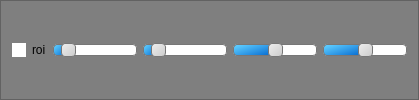
              <widget class="QFrame" name="frame_26">
               <property name="sizePolicy">
                <sizepolicy hsizetype="Preferred" vsizetype="Preferred">
                 <horstretch>0</horstretch>
                 <verstretch>0</verstretch>
                </sizepolicy>
               </property>
               <property name="styleSheet">
                <string notr="true">background-color: rgb(127, 127, 127);</string>
               </property>
               <property name="frameShape">
                <enum>QFrame::StyledPanel</enum>
               </property>
               <property name="frameShadow">
                <enum>QFrame::Sunken</enum>
               </property>
               <layout class="QHBoxLayout" name="horizontalLayout_4">
                <item>
                 <widget class="QCheckBox" name="roi_checkbox">
                  <property name="sizePolicy">
                   <sizepolicy hsizetype="Preferred" vsizetype="Preferred">
                    <horstretch>0</horstretch>
                    <verstretch>0</verstretch>
                   </sizepolicy>
                  </property>
                  <property name="minimumSize">
                   <size>
                    <width>0</width>
                    <height>0</height>
                   </size>
                  </property>
                  <property name="styleSheet">
                   <string notr="true">QCheckBox {
    background-color: transparent;
    color: black;
    border: none;
    border-radius: 50%;
 
}

QCheckBox::indicator {
    background-color: white;
    color: black;
    border-radius: 50%;
}

QCheckBox::indicator:hover {
    background-color: orange;
}

QCheckBox::indicator:checked {
    background-color: #ff0800;
}</string>
                  </property>
                  <property name="text">
                   <string>roi</string>
                  </property>
                 </widget>
                </item>
                <item>
                 <widget class="QSlider" name="width_spin_slider">
                  <property name="sizePolicy">
                   <sizepolicy hsizetype="Preferred" vsizetype="Preferred">
                    <horstretch>0</horstretch>
                    <verstretch>0</verstretch>
                   </sizepolicy>
                  </property>
                  <property name="acceptDrops">
                   <bool>false</bool>
                  </property>
                  <property name="styleSheet">
                   <string notr="true">QSlider::groove:horizontal {
    border: 1px solid #bbb;
    background: white;
    height: 10px;
    border-radius: 4px;
}

QSlider::sub-page:horizontal {
    background: qlineargradient(x1:0, y1:0, x2:0, y2:1, stop:0 #66e, stop:1 #bbf);
    background: qlineargradient(x1: 0, y1: 0.2, x2: 1, y2: 1, stop: 0 #5DCCFF, stop: 1 #0063cc);
    border: 1px solid #777;
    height: 10px;
    border-radius: 4px;
}

QSlider::add-page:horizontal {
    background: #fff;
    border: 1px solid #777;
    height: 10px;
    border-radius: 4px;
}

QSlider::handle:horizontal {
    background: qlineargradient(x1:0, y1:0, x2:1, y2:1, stop:0 #eee, stop:1 #ccc);
    border: 1px solid #777;
    width: 13px;
    margin-top: -2px;
    margin-bottom: -2px;
    border-radius: 4px;
}

QSlider::handle:horizontal:hover {
    background: qlineargradient(x1:0, y1:0, x2:1, y2:1, stop:0 #fff, stop:1 #ddd);
    border: 1px solid #444;
    border-radius: 4px;
}

QSlider::sub-page:horizontal:disabled {
    background: #bbb;
    border-color: #999;
}

QSlider::add-page:horizontal:disabled {
    background: #eee;
    border-color: #999;
}

QSlider::handle:horizontal:disabled {
    background: #eee;
    border: 1px solid #aaa;
    border-radius: 4px;
}

QSlider::groove:vertical {
    border: 1px solid #bbb;
    background: white;
    width: 10px;
    border-radius: 4px;
}

QSlider::sub-page:vertical {
    background: qlineargradient(x1:0, x2:1, y1:0, y2:1, stop:0 #66e, stop:1 #bbf);
    background: qlineargradient(x1: 0, y1: 0.2, x2: 1, y2: 1, stop: 0 #5DCCFF, stop: 1 #0063cc);
    border: 1px solid #777;
    width: 10px;
    border-radius: 4px;
}

QSlider::add-page:vertical {
    background: #fff;
    border: 1px solid #777;
    width: 10px;
    border-radius: 4px;
}

QSlider::handle:vertical {
    background: qlineargradient(x1:0, x2:1, y1:0, y2:1, stop:0 #eee, stop:1 #ccc);
    border: 1px solid #777;
    height: 13px;
    margin-left: -2px;
    margin-right: -2px;
    border-radius: 4px;
}

QSlider::handle:vertical:hover {
    background: qlineargradient(x1:0, x2:1, y1:0, y2:1, stop:0 #fff, stop:1 #ddd);
    border: 1px solid #444;
    border-radius: 4px;
}

QSlider::sub-page:vertical:disabled {
    background: #bbb;
    border-color: #999;
}

QSlider::add-page:vertical:disabled {
    background: #eee;
    border-color: #999;
}

QSlider::handle:vertical:disabled {
    background: #eee;
    border: 1px solid #aaa;
    border-radius: 4px;
}</string>
                  </property>
                  <property name="maximum">
                   <number>4000</number>
                  </property>
                  <property name="value">
                   <number>416</number>
                  </property>
                  <property name="orientation">
                   <enum>Qt::Horizontal</enum>
                  </property>
                  <property name="tickPosition">
                   <enum>QSlider::NoTicks</enum>
                  </property>
                 </widget>
                </item>
                <item>
                 <widget class="QSlider" name="height_spin_slider">
                  <property name="sizePolicy">
                   <sizepolicy hsizetype="Preferred" vsizetype="Preferred">
                    <horstretch>0</horstretch>
                    <verstretch>0</verstretch>
                   </sizepolicy>
                  </property>
                  <property name="styleSheet">
                   <string notr="true">QSlider::groove:horizontal {
    border: 1px solid #bbb;
    background: white;
    height: 10px;
    border-radius: 4px;
}

QSlider::sub-page:horizontal {
    background: qlineargradient(x1:0, y1:0, x2:0, y2:1, stop:0 #66e, stop:1 #bbf);
    background: qlineargradient(x1: 0, y1: 0.2, x2: 1, y2: 1, stop: 0 #5DCCFF, stop: 1 #0063cc);
    border: 1px solid #777;
    height: 10px;
    border-radius: 4px;
}

QSlider::add-page:horizontal {
    background: #fff;
    border: 1px solid #777;
    height: 10px;
    border-radius: 4px;
}

QSlider::handle:horizontal {
    background: qlineargradient(x1:0, y1:0, x2:1, y2:1, stop:0 #eee, stop:1 #ccc);
    border: 1px solid #777;
    width: 13px;
    margin-top: -2px;
    margin-bottom: -2px;
    border-radius: 4px;
}

QSlider::handle:horizontal:hover {
    background: qlineargradient(x1:0, y1:0, x2:1, y2:1, stop:0 #fff, stop:1 #ddd);
    border: 1px solid #444;
    border-radius: 4px;
}

QSlider::sub-page:horizontal:disabled {
    background: #bbb;
    border-color: #999;
}

QSlider::add-page:horizontal:disabled {
    background: #eee;
    border-color: #999;
}

QSlider::handle:horizontal:disabled {
    background: #eee;
    border: 1px solid #aaa;
    border-radius: 4px;
}

QSlider::groove:vertical {
    border: 1px solid #bbb;
    background: white;
    width: 10px;
    border-radius: 4px;
}

QSlider::sub-page:vertical {
    background: qlineargradient(x1:0, x2:1, y1:0, y2:1, stop:0 #66e, stop:1 #bbf);
    background: qlineargradient(x1: 0, y1: 0.2, x2: 1, y2: 1, stop: 0 #5DCCFF, stop: 1 #0063cc);
    border: 1px solid #777;
    width: 10px;
    border-radius: 4px;
}

QSlider::add-page:vertical {
    background: #fff;
    border: 1px solid #777;
    width: 10px;
    border-radius: 4px;
}

QSlider::handle:vertical {
    background: qlineargradient(x1:0, x2:1, y1:0, y2:1, stop:0 #eee, stop:1 #ccc);
    border: 1px solid #777;
    height: 13px;
    margin-left: -2px;
    margin-right: -2px;
    border-radius: 4px;
}

QSlider::handle:vertical:hover {
    background: qlineargradient(x1:0, x2:1, y1:0, y2:1, stop:0 #fff, stop:1 #ddd);
    border: 1px solid #444;
    border-radius: 4px;
}

QSlider::sub-page:vertical:disabled {
    background: #bbb;
    border-color: #999;
}

QSlider::add-page:vertical:disabled {
    background: #eee;
    border-color: #999;
}

QSlider::handle:vertical:disabled {
    background: #eee;
    border: 1px solid #aaa;
    border-radius: 4px;
}</string>
                  </property>
                  <property name="minimum">
                   <number>0</number>
                  </property>
                  <property name="maximum">
                   <number>4000</number>
                  </property>
                  <property name="value">
                   <number>416</number>
                  </property>
                  <property name="orientation">
                   <enum>Qt::Horizontal</enum>
                  </property>
                  <property name="tickPosition">
                   <enum>QSlider::NoTicks</enum>
                  </property>
                 </widget>
                </item>
                <item>
                 <widget class="QSlider" name="x_spin_slider">
                  <property name="sizePolicy">
                   <sizepolicy hsizetype="Preferred" vsizetype="Preferred">
                    <horstretch>0</horstretch>
                    <verstretch>0</verstretch>
                   </sizepolicy>
                  </property>
                  <property name="styleSheet">
                   <string notr="true">QSlider::groove:horizontal {
    border: 1px solid #bbb;
    background: white;
    height: 10px;
    border-radius: 4px;
}

QSlider::sub-page:horizontal {
    background: qlineargradient(x1:0, y1:0, x2:0, y2:1, stop:0 #66e, stop:1 #bbf);
    background: qlineargradient(x1: 0, y1: 0.2, x2: 1, y2: 1, stop: 0 #5DCCFF, stop: 1 #0063cc);
    border: 1px solid #777;
    height: 10px;
    border-radius: 4px;
}

QSlider::add-page:horizontal {
    background: #fff;
    border: 1px solid #777;
    height: 10px;
    border-radius: 4px;
}

QSlider::handle:horizontal {
    background: qlineargradient(x1:0, y1:0, x2:1, y2:1, stop:0 #eee, stop:1 #ccc);
    border: 1px solid #777;
    width: 13px;
    margin-top: -2px;
    margin-bottom: -2px;
    border-radius: 4px;
}

QSlider::handle:horizontal:hover {
    background: qlineargradient(x1:0, y1:0, x2:1, y2:1, stop:0 #fff, stop:1 #ddd);
    border: 1px solid #444;
    border-radius: 4px;
}

QSlider::sub-page:horizontal:disabled {
    background: #bbb;
    border-color: #999;
}

QSlider::add-page:horizontal:disabled {
    background: #eee;
    border-color: #999;
}

QSlider::handle:horizontal:disabled {
    background: #eee;
    border: 1px solid #aaa;
    border-radius: 4px;
}

QSlider::groove:vertical {
    border: 1px solid #bbb;
    background: white;
    width: 10px;
    border-radius: 4px;
}

QSlider::sub-page:vertical {
    background: qlineargradient(x1:0, x2:1, y1:0, y2:1, stop:0 #66e, stop:1 #bbf);
    background: qlineargradient(x1: 0, y1: 0.2, x2: 1, y2: 1, stop: 0 #5DCCFF, stop: 1 #0063cc);
    border: 1px solid #777;
    width: 10px;
    border-radius: 4px;
}

QSlider::add-page:vertical {
    background: #fff;
    border: 1px solid #777;
    width: 10px;
    border-radius: 4px;
}

QSlider::handle:vertical {
    background: qlineargradient(x1:0, x2:1, y1:0, y2:1, stop:0 #eee, stop:1 #ccc);
    border: 1px solid #777;
    height: 13px;
    margin-left: -2px;
    margin-right: -2px;
    border-radius: 4px;
}

QSlider::handle:vertical:hover {
    background: qlineargradient(x1:0, x2:1, y1:0, y2:1, stop:0 #fff, stop:1 #ddd);
    border: 1px solid #444;
    border-radius: 4px;
}

QSlider::sub-page:vertical:disabled {
    background: #bbb;
    border-color: #999;
}

QSlider::add-page:vertical:disabled {
    background: #eee;
    border-color: #999;
}

QSlider::handle:vertical:disabled {
    background: #eee;
    border: 1px solid #aaa;
    border-radius: 4px;
}</string>
                  </property>
                  <property name="minimum">
                   <number>-100</number>
                  </property>
                  <property name="maximum">
                   <number>100</number>
                  </property>
                  <property name="orientation">
                   <enum>Qt::Horizontal</enum>
                  </property>
                  <property name="tickPosition">
                   <enum>QSlider::NoTicks</enum>
                  </property>
                 </widget>
                </item>
                <item>
                 <widget class="QSlider" name="y_spin_slider">
                  <property name="sizePolicy">
                   <sizepolicy hsizetype="Preferred" vsizetype="Preferred">
                    <horstretch>0</horstretch>
                    <verstretch>0</verstretch>
                   </sizepolicy>
                  </property>
                  <property name="styleSheet">
                   <string notr="true">QSlider::groove:horizontal {
    border: 1px solid #bbb;
    background: white;
    height: 10px;
    border-radius: 4px;
}

QSlider::sub-page:horizontal {
    background: qlineargradient(x1:0, y1:0, x2:0, y2:1, stop:0 #66e, stop:1 #bbf);
    background: qlineargradient(x1: 0, y1: 0.2, x2: 1, y2: 1, stop: 0 #5DCCFF, stop: 1 #0063cc);
    border: 1px solid #777;
    height: 10px;
    border-radius: 4px;
}

QSlider::add-page:horizontal {
    background: #fff;
    border: 1px solid #777;
    height: 10px;
    border-radius: 4px;
}

QSlider::handle:horizontal {
    background: qlineargradient(x1:0, y1:0, x2:1, y2:1, stop:0 #eee, stop:1 #ccc);
    border: 1px solid #777;
    width: 13px;
    margin-top: -2px;
    margin-bottom: -2px;
    border-radius: 4px;
}

QSlider::handle:horizontal:hover {
    background: qlineargradient(x1:0, y1:0, x2:1, y2:1, stop:0 #fff, stop:1 #ddd);
    border: 1px solid #444;
    border-radius: 4px;
}

QSlider::sub-page:horizontal:disabled {
    background: #bbb;
    border-color: #999;
}

QSlider::add-page:horizontal:disabled {
    background: #eee;
    border-color: #999;
}

QSlider::handle:horizontal:disabled {
    background: #eee;
    border: 1px solid #aaa;
    border-radius: 4px;
}

QSlider::groove:vertical {
    border: 1px solid #bbb;
    background: white;
    width: 10px;
    border-radius: 4px;
}

QSlider::sub-page:vertical {
    background: qlineargradient(x1:0, x2:1, y1:0, y2:1, stop:0 #66e, stop:1 #bbf);
    background: qlineargradient(x1: 0, y1: 0.2, x2: 1, y2: 1, stop: 0 #5DCCFF, stop: 1 #0063cc);
    border: 1px solid #777;
    width: 10px;
    border-radius: 4px;
}

QSlider::add-page:vertical {
    background: #fff;
    border: 1px solid #777;
    width: 10px;
    border-radius: 4px;
}

QSlider::handle:vertical {
    background: qlineargradient(x1:0, x2:1, y1:0, y2:1, stop:0 #eee, stop:1 #ccc);
    border: 1px solid #777;
    height: 13px;
    margin-left: -2px;
    margin-right: -2px;
    border-radius: 4px;
}

QSlider::handle:vertical:hover {
    background: qlineargradient(x1:0, x2:1, y1:0, y2:1, stop:0 #fff, stop:1 #ddd);
    border: 1px solid #444;
    border-radius: 4px;
}

QSlider::sub-page:vertical:disabled {
    background: #bbb;
    border-color: #999;
}

QSlider::add-page:vertical:disabled {
    background: #eee;
    border-color: #999;
}

QSlider::handle:vertical:disabled {
    background: #eee;
    border: 1px solid #aaa;
    border-radius: 4px;
}</string>
                  </property>
                  <property name="minimum">
                   <number>-200</number>
                  </property>
                  <property name="maximum">
                   <number>200</number>
                  </property>
                  <property name="orientation">
                   <enum>Qt::Horizontal</enum>
                  </property>
                  <property name="invertedAppearance">
                   <bool>false</bool>
                  </property>
                  <property name="invertedControls">
                   <bool>false</bool>
                  </property>
                  <property name="tickPosition">
                   <enum>QSlider::NoTicks</enum>
                  </property>
                 </widget>
                </item>
               </layout>
              </widget>
